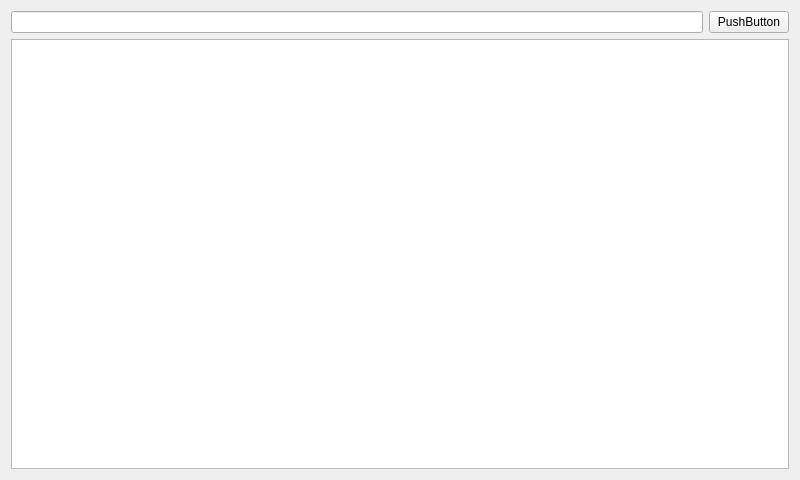
<?xml version="1.0" encoding="UTF-8"?>
<ui version="4.0">
 <class>MainWindow</class>
 <widget class="QMainWindow" name="MainWindow">
  <property name="geometry">
   <rect>
    <x>0</x>
    <y>0</y>
    <width>800</width>
    <height>480</height>
   </rect>
  </property>
  <property name="windowTitle">
   <string>MainWindow</string>
  </property>
  <widget class="QWidget" name="centralWidget">
   <layout class="QVBoxLayout" name="verticalLayout">
    <item>
     <layout class="QHBoxLayout" name="horizontalLayout">
      <item>
       <widget class="QLineEdit" name="lineEdit"/>
      </item>
      <item>
       <widget class="QPushButton" name="pushButton">
        <property name="text">
         <string>PushButton</string>
        </property>
       </widget>
      </item>
     </layout>
    </item>
    <item>
     <widget class="QPlainTextEdit" name="plainTextEdit"/>
    </item>
   </layout>
  </widget>
 </widget>
 <layoutdefault spacing="6" margin="11"/>
 <resources/>
 <connections/>
</ui>
